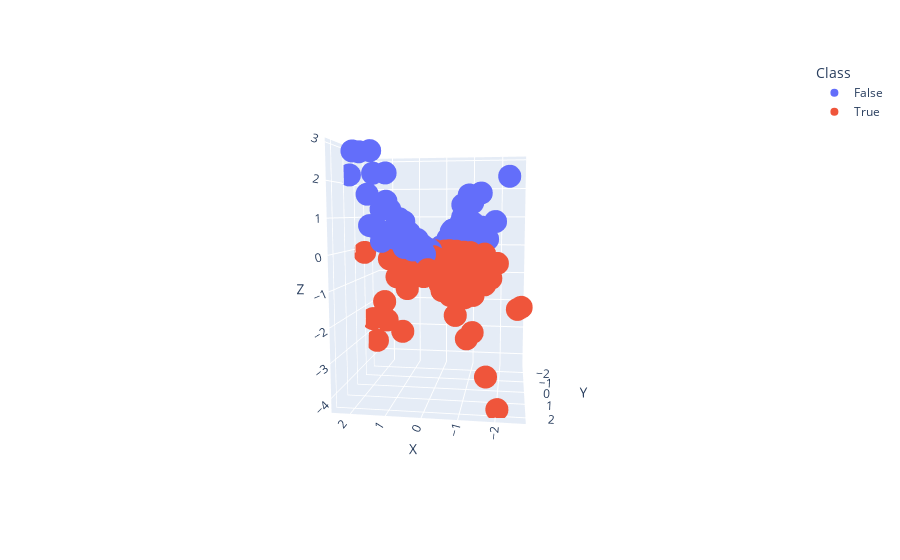

Notebook code for this chart:
### Code cell
# Create an interactive 3D scatter plot using plotly
import plotly.express as px
fig = px.scatter_3d(df, x='X', y='Y', z='Z', color='Class', color_continuous_scale=['blue', 'red'])
fig.show();
